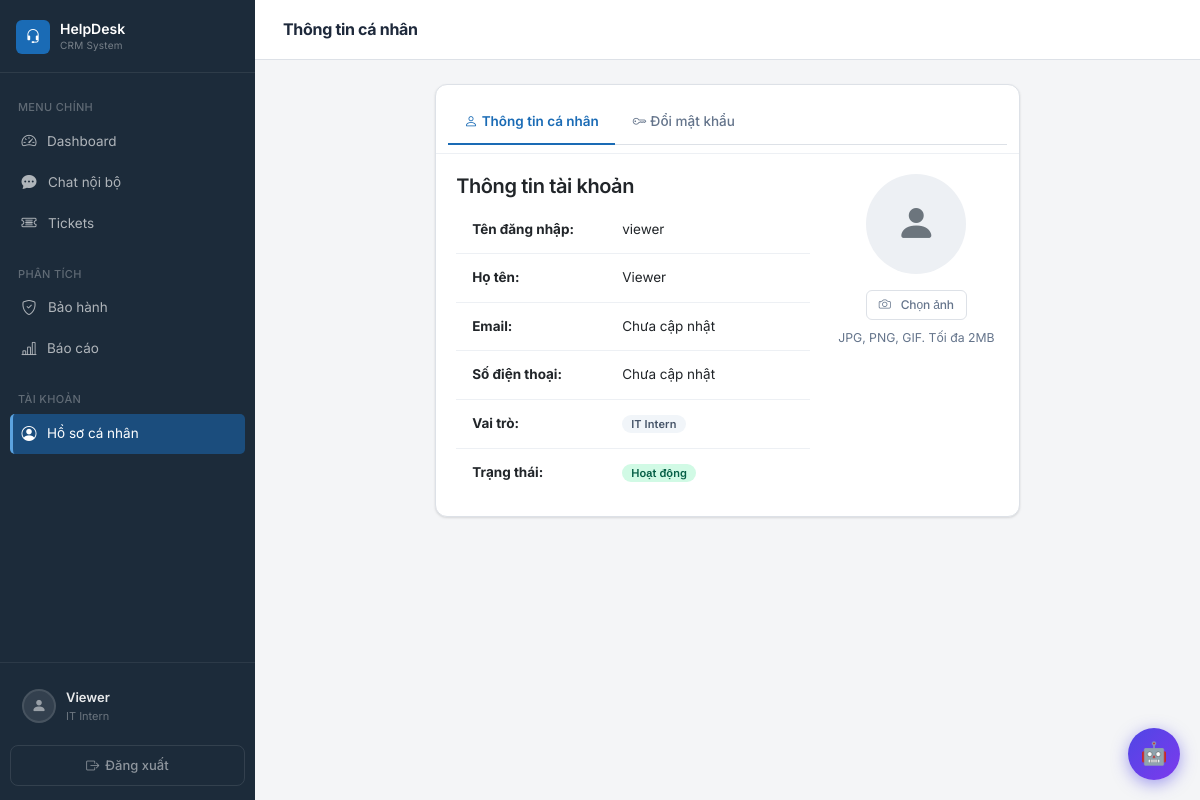
Screenshot of /profile.php (signed in) with the database file from the repository.
### tables this page shows
CREATE TABLE IF NOT EXISTS users (
    id INT AUTO_INCREMENT PRIMARY KEY,
    username VARCHAR(50) NOT NULL UNIQUE,
    password VARCHAR(255) NOT NULL,
    fullname VARCHAR(100) NOT NULL,
    email VARCHAR(100) NOT NULL UNIQUE,
    phone VARCHAR(20),
    avatar VARCHAR(255) DEFAULT NULL,
    role_id INT NOT NULL,
    status ENUM('active', 'inactive') DEFAULT 'active',
    created_at TIMESTAMP DEFAULT CURRENT_TIMESTAMP,
    FOREIGN KEY (role_id) REFERENCES roles(id) ON DELETE CASCADE
);

CREATE TABLE IF NOT EXISTS roles (
    id INT AUTO_INCREMENT PRIMARY KEY,
    name VARCHAR(50) NOT NULL UNIQUE,
    hierarchy_level TINYINT UNSIGNED NOT NULL DEFAULT 99
);

### models/User.php (called while the page is built, shortened)
<?php
require_once __DIR__ . '/../config/database.php';
class User {
    private $pdo;
    public function __construct() {
        global $pdo;
        $this->pdo = $pdo;
    }
    public function findById($id) {
        $stmt = $this->pdo->prepare("SELECT u.*, r.name as role_name FROM users u JOIN roles r ON u.role_id = r.id WHERE u.id = ?");
        $stmt->execute([$id]);
        return $stmt->fetch();
    }
}
?>

### controllers/userController.php (called while the page is built, shortened)
<?php
require_once __DIR__ . '/../models/User.php';
require_once __DIR__ . '/authController.php';
class UserController {
    private $userModel;
    private $authController;
    public function __construct() {
        $this->userModel = new User();
        $this->authController = new AuthController();
    }
    public function getOwnProfile() {
        $this->authController->requireLogin();
        $currentUser = $this->authController->getCurrentUser();
        return $this->userModel->findById($currentUser['id']);
    }
}
?>

### controllers/authController.php (called while the page is built, shortened)
<?php
require_once __DIR__ . '/../models/User.php';
class AuthController {
    private $userModel;
    public function __construct() {
        $this->userModel = new User();
    }
    public function isLoggedIn() {
        return isset($_SESSION['user_id']);
    }
    public function getCurrentUser() {
        return [
            'id' => $_SESSION['user_id'],
            'username' => $_SESSION['username'],
            'fullname' => $_SESSION['fullname'],
            'role_id' => $_SESSION['role_id'],
            'role_name' => $_SESSION['role_name']
        ];
    }
    public function requireLogin() {
        $user = $this->userModel->findById($_SESSION['user_id']);
    }
}
?>

### includes/auth.php (called while the page is built, shortened)
<?php
require_once 'controllers/authController.php';
$authController = new AuthController();
function getCurrentUser() {
    global $authController;
    return $authController->getCurrentUser();
}
function requireLogin() {
    global $authController;
    $authController->requireLogin();
}
function getUserDisplayName() {
    $user = getCurrentUser();
    return $user ? $user['fullname'] : 'Guest';
}
function getUserRoleDisplayName() {
    $user = getCurrentUser();
    return $user ? $user['role_name'] : '';
}
?>

### profile.php (the view, shortened to what this page needs)
<?php
require_once 'includes/auth.php';
require_once 'controllers/userController.php';
requireLogin();
$userController = new UserController();
$currentUser = getCurrentUser();
$pageTitle = 'Thông tin cá nhân';
$activeTab = $_GET['tab'] ?? 'profile';
$userFull = $userController->getOwnProfile();
include 'includes/header.php';
?>
<div class="row justify-content-center">
    <div class="col-md-8">
        <div class="card">
            <div class="card-header">
                <ul class="nav nav-tabs card-header-tabs">
                    <li class="nav-item">
                        <a class="nav-link <?php echo $activeTab === 'profile' ? 'active' : ''; ?>" href="profile.php?tab=profile">
                            <i class="bi bi-person me-1"></i>Thông tin cá nhân
                        </a>
                    </li>
                    <li class="nav-item">
                        <a class="nav-link <?php echo $activeTab === 'password' ? 'active' : ''; ?>" href="profile.php?tab=password">
                            <i class="bi bi-key me-1"></i>Đổi mật khẩu
                        </a>
                    </li>
                </ul>
            </div>
            <div class="card-body">
                <?php if ($activeTab === 'profile'): ?>
                    <div class="row">
                        <div class="col-md-8">
                            <h5>Thông tin tài khoản</h5>
                            <div class="table-responsive"><table class="table table-borderless">
                                <tr>
                                    <td class="fw-bold" style="width: 150px;">Tên đăng nhập:</td>
                                    <td><?php echo htmlspecialchars($currentUser['username']); ?></td>
                                </tr>
                                <tr>
                                    <td class="fw-bold">Họ tên:</td>
                                    <td><?php echo htmlspecialchars($currentUser['fullname']); ?></td>
                                </tr>
                                <tr>
                                    <td class="fw-bold">Email:</td>
                                    <td><?php echo htmlspecialchars($currentUser['email'] ?? 'Chưa cập nhật'); ?></td>
                                </tr>
                                <tr>
                                    <td class="fw-bold">Số điện thoại:</td>
                                    <td><?php echo htmlspecialchars($currentUser['phone'] ?? 'Chưa cập nhật'); ?></td>
                                </tr>
                                <tr>
                                    <td class="fw-bold">Vai trò:</td>
                                    <td>
                                        <span class="badge bg-secondary"><?php echo $currentUser['role_name']; ?></span>
                                    </td>
                                </tr>
                                <tr>
                                    <td class="fw-bold">Trạng thái:</td>
                                    <td>
                                        <span class="badge bg-success">Hoạt động</span>
                                    </td>
                                </tr>
                            </table></div>
                        </div>
                        <div class="col-md-4 text-center">
                            <div class="mb-3">
                                <?php if (!empty($userFull['avatar'])): ?>
                                    <img src="assets/avatars/<?php echo htmlspecialchars($userFull['avatar']); ?>"
                                         class="rounded-circle" style="width: 100px; height: 100px; object-fit: cover;"
                                         alt="Avatar" id="avatarPreview">
                                <?php else: ?>
                                    <div class="bg-light rounded-circle d-inline-flex align-items-center justify-content-center" style="width: 100px; height: 100px;" id="avatarPlaceholder">
                                        <i class="bi bi-person-fill text-secondary" style="font-size: 2.5rem;"></i>
                                    </div>
                                <?php endif; ?>
                            </div>
                            <form method="POST" enctype="multipart/form-data">
                                <label for="avatarInput" class="btn btn-outline-secondary btn-sm">
                                    <i class="bi bi-camera me-1"></i>Chọn ảnh
                                </label>
                            </form>
                            <p class="text-muted small mt-2">JPG, PNG, GIF. Tối đa 2MB</p>
                        </div>
                    </div>
                <?php endif; ?>
            </div>
        </div>
    </div>
</div>
<?php include 'includes/footer.php'; ?>

### includes/header.php (shortened to what this page needs)
<!DOCTYPE html>
<html lang="vi">
<head>
    <link href="assets/css/bootstrap.min.css" rel="stylesheet">
    <link href="assets/icons/bootstrap-icons.css" rel="stylesheet">
</head>
<body>
<?php
$sidebarUser = null;
if (isset($userFull)) {
    $sidebarUser = $userFull;
}
$currentPage = basename($_SERVER['PHP_SELF']);
?>
<nav class="sidebar" id="sidebar">
    <div class="sidebar-brand">
        <div class="sidebar-brand-icon">
            <i class="bi bi-headset"></i>
        </div>
        <div>
            <div class="sidebar-brand-text">HelpDesk</div>
            <div class="sidebar-brand-sub">CRM System</div>
        </div>
    </div>
    <div class="sidebar-nav">
        <div class="sidebar-label">Menu chính</div>
        <a href="dashboard.php" class="sidebar-link <?php echo $currentPage === 'dashboard.php' ? 'active' : ''; ?>">
            <i class="bi bi-speedometer2"></i>
            Dashboard
        </a>
        <a href="chat.php" class="sidebar-link <?php echo $currentPage === 'chat.php' ? 'active' : ''; ?>" style="justify-content:space-between;">
            <span style="display:flex;align-items:center;gap:10px;">
                <i class="bi bi-chat-dots-fill"></i>
                Chat nội bộ
            </span>
        </a>
        <a href="tickets.php" class="sidebar-link <?php echo $currentPage === 'tickets.php' ? 'active' : ''; ?>" style="justify-content:space-between;">
            <span style="display:flex;align-items:center;gap:10px;">
                <i class="bi bi-ticket-detailed"></i>
                Tickets
            </span>
        </a>
        <div class="sidebar-label" style="margin-top:8px;">Phân tích</div>
        <a href="warranty.php" class="sidebar-link <?php echo $currentPage === 'warranty.php' ? 'active' : ''; ?>" style="justify-content:space-between;">
            <span style="display:flex;align-items:center;gap:10px;">
                <i class="bi bi-shield-check"></i>
                Bảo hành
            </span>
        </a>
        <a href="reports.php" class="sidebar-link <?php echo $currentPage === 'reports.php' ? 'active' : ''; ?>">
            <i class="bi bi-bar-chart-line"></i>
            Báo cáo
        </a>
        <div class="sidebar-label" style="margin-top:8px;">Tài khoản</div>
        <a href="profile.php" class="sidebar-link <?php echo $currentPage === 'profile.php' ? 'active' : ''; ?>">
            <i class="bi bi-person-circle"></i>
            Hồ sơ cá nhân
        </a>
    </div>
    <div class="sidebar-footer">
        <a href="profile.php" class="sidebar-user">
            <?php if (!empty($sidebarUser['avatar'])): ?>
                <img src="assets/avatars/<?php echo htmlspecialchars($sidebarUser['avatar']); ?>"
                     class="sidebar-user-avatar" alt="Avatar">
            <?php else: ?>
                <div class="sidebar-user-placeholder">
                    <i class="bi bi-person-fill"></i>
                </div>
            <?php endif; ?>
            <div class="sidebar-user-info">
                <div class="sidebar-user-name"><?php echo htmlspecialchars(getUserDisplayName()); ?></div>
                <div class="sidebar-user-role"><?php echo htmlspecialchars(getUserRoleDisplayName()); ?></div>
            </div>
        </a>
        <a href="logout.php" class="sidebar-logout">
            <i class="bi bi-box-arrow-right"></i>
            Đăng xuất
        </a>
    </div>
</nav>
<div class="main-content">
    <div class="topbar">
        <div class="topbar-title"><?php echo isset($pageTitle) ? htmlspecialchars($pageTitle) : 'Dashboard'; ?></div>
    </div>
    <div class="page-content">

### rows the page displays
users: fullname "Viewer", role.name "IT Intern", username "viewer"

### other values shown
$pageTitle "Thông tin cá nhân"
$currentUser['email'] "Chưa cập nhật"
$currentUser['phone'] "Chưa cập nhật"
